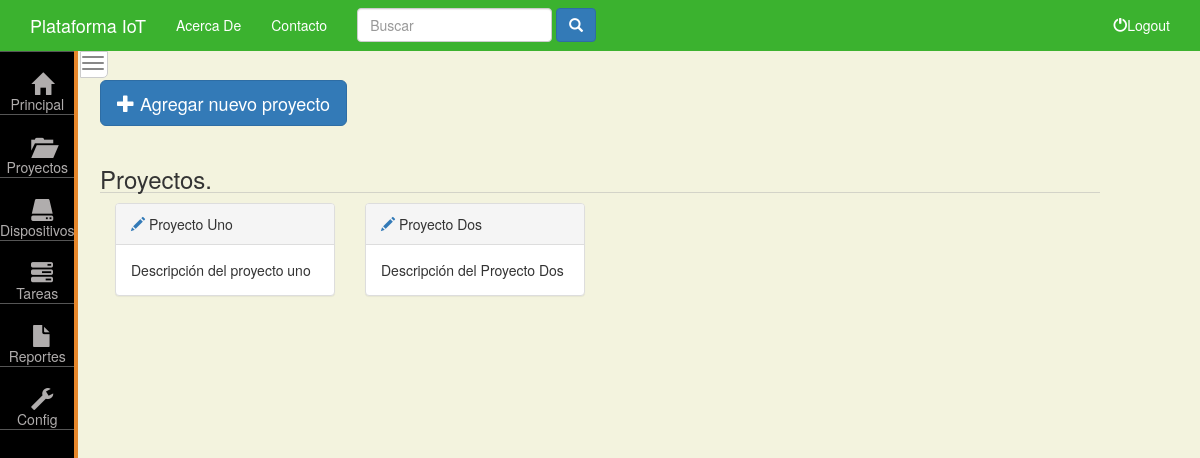
The page /dashboard/proyectos/ (signed in) on the database as committed earlier.
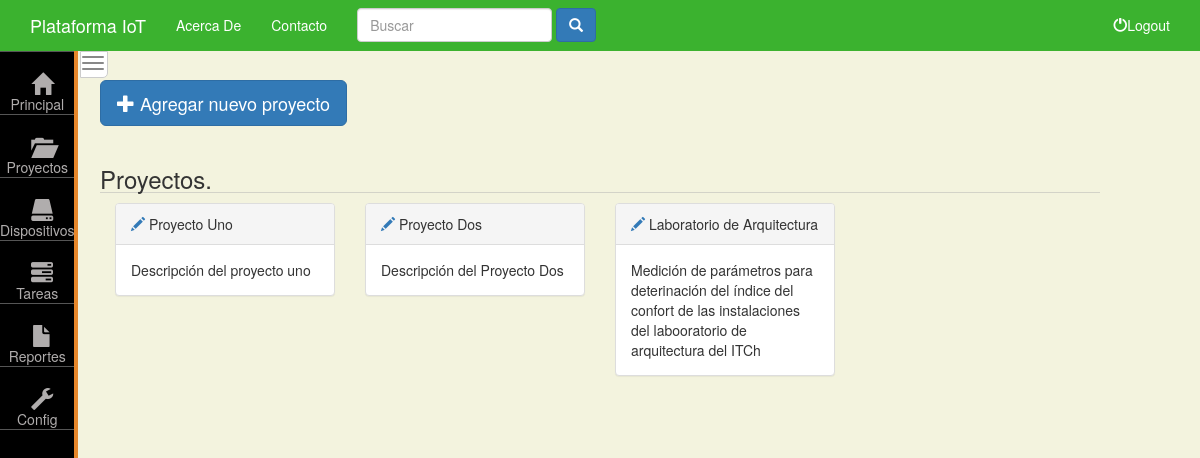
The same page on the database as committed later.
### dashboard/models.py (models this page shows, shortened)
class Proyecto(models.Model):
    nombre_de_proyecto = models.CharField( max_length = 80)
    descripcion = models.TextField()

### dashboard/views.py (the view)
@login_required(login_url = 'cuentas:login')
def formularioProyecto(request):
    form = formProyecto(request.POST or None)
    if form.is_valid():
        proyecto = form.save()
        form = formProyecto()
    proyectos = Proyecto.objects.all()
    context = {
        'form': form,
        'proyectos': proyectos
    }
    return render(request,'dashboard/proyectos.html',context)

### dashboard/forms.py
class formProyecto(forms.ModelForm):
    class Meta:
        model = Proyecto
        fields = '__all__'
        labels = {
            'nombre_de_proyecto': 'Nombre del Proyecto',
            'descripcion': 'Descripción',
        }

### templates/dashboard/proyectos.html (shortened to what this page needs)
{% extends 'dashboard/base.html' %}
{% load staticfiles %}
{% block dashboard_body %}
        <div class="row">
            <button type="button" class="btn btn-primary btn-lg" data-toggle="modal" data-target="#myModal">
                    <span class="glyphicon glyphicon-plus"></span> Agregar nuevo proyecto
            </button>
        </div>
        <section class="row">
        {% if proyectos %}
            <h3 class="section-title">Proyectos.</h3>
            {% for proyecto in proyectos  %}
            <div class="col-sm-3">
                <div class="panel panel-default">
                    <div class="panel-heading">
                        <a href="{% url 'dashboard:detalle-proyecto' proyecto.id %}" class="" >
                            <span class="glyphicon glyphicon-pencil"></span>
                        </a>
                        {{proyecto.nombre_de_proyecto}}
                    </div>
                    <div class="panel-body">
                            {{proyecto.descripcion | truncatewords:30}}
                    </div>
                </div>
            </div>
            {% endfor %}
        {% else %}
            <h3 class="section-title">No se han registrado proyetos.</h3>
        {% endif %}
        </section>
{% endblock %}

Rows that differ between the two databases and show on the page:
added Proyecto: nombre_de_proyecto "Laboratorio de Arquitectura", descripcion "Medición de parámetros para deterinación del índice del confort de las instalaciones del labooratorio de arquitectura del ITCh"
